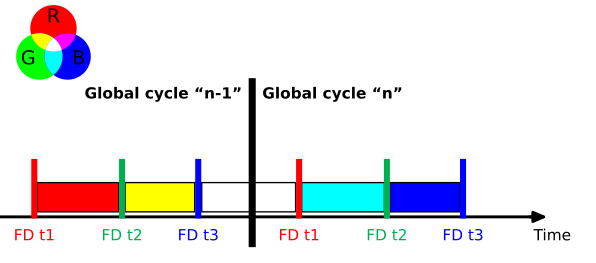

The Python source for this figure:
"""Fig. 16 — Time of validity for each acquisition among two global cycles,
with overlaps shown in RGB colours. The FD relative to various acquisition
times within the global cycle are reported. See also Tab.1.

ATBD L2 FD (atbd-l2-fd), section 4.1.4. Redrawn from the original figure: the
bars FD t1, FD t2 and FD t3 mark the acquisition times of each global cycle
("n-1" and "n"); the rectangles between them are the validity intervals, whose
colour (red, yellow, white, cyan, blue) encodes which of the three FD maps (R,
G, B in the additive-colour disks) overlap there. This is a schematic: the
horizontal positions are qualitative.

To modify: change the positions in GEOMETRY (units of the original figure,
x to the right, y downwards), the labels in LABELS or the colours in COLOURS,
then run ``python3 fig16.py`` (matplotlib needed): it rewrites
fig16.svg (web page) and fig16.pdf (PDF export) next to this file. Commit the
three files together. Keep a dark text colour: the page puts a white
background behind the figure in both site themes.
"""

from pathlib import Path

import matplotlib

matplotlib.use("Agg")
import matplotlib.pyplot as plt  # noqa: E402
import numpy as np  # noqa: E402
from matplotlib.patches import Circle, Rectangle  # noqa: E402

# -- colours and sizes -------------------------------------------------------
COLOURS = {
    "text": "#000000", "line": "#000000",
    "red": "#ff0000", "green": "#00b050", "blue": "#0000ff",
    "yellow": "#ffff00", "cyan": "#00ffff", "white": "#ffffff",
    "magenta": "#ff00ff", "disk_g": "#00ff00",
}
WIDTH_IN = 6.2  # PDF text width
FONT_PT = 11.5  # the PDF export prints it at about 65 %

# -- geometry (pixels of the original figure + margin, y downwards) -----------
W, H = 1180, 520
Y_AXIS = 430             # time axis
Y_BAR = (315, 425)       # acquisition bars (top, bottom)
Y_BOX = (362, 420)       # validity rectangles
Y_SEP = (155, 490)       # black cycle separator
X_SEP = 500
BAR_W = 12
BARS = {"t1a": 68, "t2a": 242, "t3a": 393, "t1b": 593, "t2b": 767, "t3b": 918}
BAR_COLOUR = {"t1": "red", "t2": "green", "t3": "blue"}
# validity rectangles: (x0, x1, colour)
BOXES = [(74, 236, "red"), (248, 386, "yellow"), (400, 586, "white"),
         (598, 762, "cyan"), (773, 912, "blue")]
DISKS = {"R": (106, 56, "red"), "G": (78, 112, "disk_g"), "B": (134, 112, "blue")}
DISK_R = 46  # kept clear of the "Global cycle" title

# -- labels --------------------------------------------------------------------
LABELS = {
    "t1": "FD t1", "t2": "FD t2", "t3": "FD t3", "time": "Time",
    "cycle_prev": "Global cycle “n-1”", "cycle": "Global cycle “n”",
    "R": "R", "G": "G", "B": "B",
}

# -- drawing -------------------------------------------------------------------
plt.rcParams.update({"font.family": "DejaVu Sans", "font.size": FONT_PT})
fig = plt.figure(figsize=(WIDTH_IN, WIDTH_IN * H / W))
ax = fig.add_axes([0, 0, 1, 1])
ax.set_xlim(0, W)
ax.set_ylim(H, 0)
ax.set_aspect("equal")
ax.axis("off")
C = COLOURS
LINE = C["line"]


def rect(x0, x1, y0, y1, colour, edge=None, lw=1.2, z=2):
    ax.add_patch(Rectangle((x0, y0), x1 - x0, y1 - y0, facecolor=C[colour],
                           edgecolor=edge or "none", lw=lw, zorder=z))


# additive colour disks; each overlap is the first disk clipped by the others
def disk(key, colour, clips=()):
    x, y = DISKS[key][:2]
    p = Circle((x, y), DISK_R, facecolor=C[colour], edgecolor="none", zorder=2 + len(clips))
    ax.add_patch(p)
    return p


for k, (_x, _y, col) in DISKS.items():
    disk(k, col)
for a, b, col in (("R", "G", "yellow"), ("R", "B", "magenta"), ("G", "B", "cyan")):
    disk(a, col).set_clip_path(Circle(DISKS[b][:2], DISK_R, transform=ax.transData))
# centre (R, G and B): polygon bounded by the three arcs, drawn in white
th = np.linspace(0, 2 * np.pi, 1440)
tri = []
for k, others in (("R", "GB"), ("G", "RB"), ("B", "RG")):
    cx, cy = DISKS[k][:2]
    for t in th:
        p = (cx + DISK_R * np.cos(t), cy + DISK_R * np.sin(t))
        if all((p[0] - DISKS[o][0]) ** 2 + (p[1] - DISKS[o][1]) ** 2 <= DISK_R ** 2
               for o in others):
            tri.append(p)
c0 = np.mean(tri, axis=0)
tri.sort(key=lambda p: np.arctan2(p[1] - c0[1], p[0] - c0[0]))
ax.fill([p[0] for p in tri], [p[1] for p in tri], color=C["white"], zorder=6, lw=0)
ax.text(DISKS["R"][0], DISKS["R"][1] - 22, LABELS["R"], ha="center", va="center",
        fontsize=FONT_PT * 1.25, color=C["text"], zorder=7)
ax.text(DISKS["G"][0] - 22, DISKS["G"][1] + 5, LABELS["G"], ha="center", va="center",
        fontsize=FONT_PT * 1.25, color=C["text"], zorder=7)
ax.text(DISKS["B"][0] + 22, DISKS["B"][1] + 5, LABELS["B"], ha="center", va="center",
        fontsize=FONT_PT * 1.25, color=C["text"], zorder=7)

# time axis with arrowhead
ax.plot([0, 1060], [Y_AXIS, Y_AXIS], color=LINE, lw=2.2, zorder=4, solid_capstyle="butt")
ax.annotate("", xy=(1085, Y_AXIS), xytext=(1050, Y_AXIS), zorder=4, arrowprops=dict(
    arrowstyle="-|>,head_length=0.7,head_width=0.3", color=LINE, lw=2.2,
    shrinkA=0, shrinkB=0))
ax.text(1095, Y_AXIS + 38, LABELS["time"], ha="center", va="center", color=C["text"])

# validity rectangles, then bars on top, then the cycle separator
for x0, x1, col in BOXES:
    rect(x0, x1, Y_BOX[0], Y_BOX[1], col, edge=LINE, lw=1.0, z=2)
for name, x in BARS.items():
    k = name[:2]
    rect(x - BAR_W / 2, x + BAR_W / 2, Y_BAR[0], Y_BAR[1] + 8, BAR_COLOUR[k], z=5)
    ax.text(x, Y_AXIS + 38, LABELS[k], ha="center", va="center",
            color=C[BAR_COLOUR[k]])
rect(X_SEP - 7, X_SEP + 7, Y_SEP[0], Y_SEP[1], "line", z=6)

# cycle titles (bold)
ax.text(X_SEP - 20, 187, LABELS["cycle_prev"], ha="right", va="center",
        fontweight="bold", color=C["text"])
ax.text(X_SEP + 20, 187, LABELS["cycle"], ha="left", va="center",
        fontweight="bold", color=C["text"])

# -- output (same bytes for the same script: fixed ids and dates) -------------
if __name__ == "__main__":
    plt.rcParams.update({"svg.hashsalt": "esa-doc2open", "svg.fonttype": "path",
                         "pdf.fonttype": 42})
    stem = Path(__file__).with_suffix("")
    fig.savefig(f"{stem}.svg", format="svg", transparent=True, metadata={"Date": None})
    fig.savefig(f"{stem}.pdf", format="pdf", transparent=True,
                metadata={"CreationDate": None, "ModDate": None})
